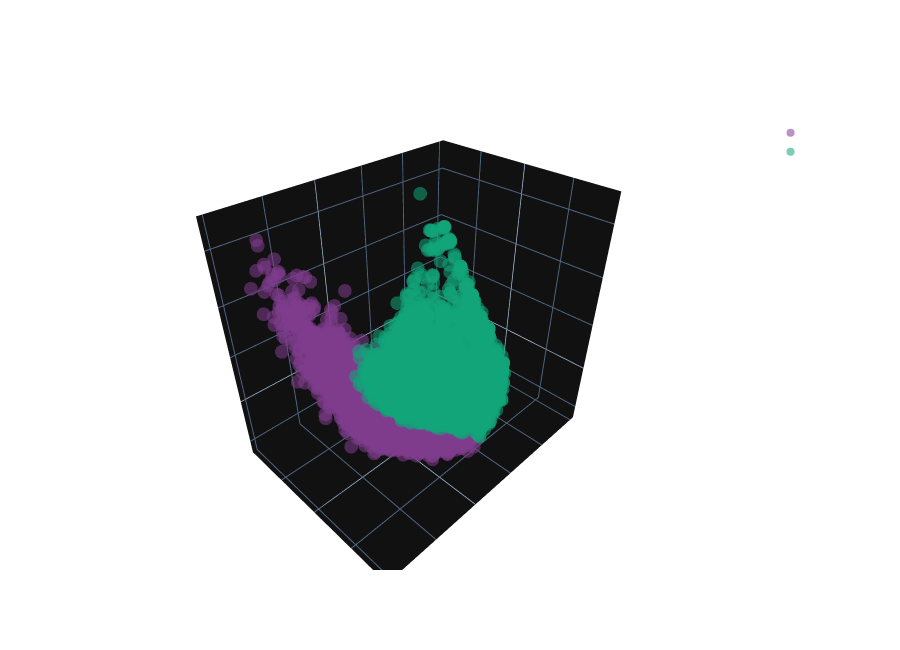

The cell this chart's notebook holds for it:
### Code cell
PCA_SAMPLE = min(20000, len(X_model_df))
idx_pca = np.random.RandomState(RANDOM_STATE).choice(len(X_model_df), PCA_SAMPLE, replace=False)

X_pca_in = X_model_df.iloc[idx_pca].values
y_pca = np.array([tribe_names[l] for l in labels])[idx_pca]

pca = PCA(n_components=3, random_state=RANDOM_STATE)
X_3d = pca.fit_transform(X_pca_in)

print("PCA explained variance ratio:", np.round(pca.explained_variance_ratio_, 3))
print(f"Total variance explained: {pca.explained_variance_ratio_.sum() * 100:.1f}%")

df_pca = pd.DataFrame({
    "PC1": X_3d[:, 0],
    "PC2": X_3d[:, 1],
    "PC3": X_3d[:, 2],
    "Taste Tribe": y_pca
})

fig = px.scatter_3d(
    df_pca, x="PC1", y="PC2", z="PC3", color="Taste Tribe",
    title=f"PCA 3D: Taste Tribes (K={CHOSEN_K})",
    opacity=0.55,
    color_discrete_sequence=px.colors.qualitative.Bold,
)
fig.update_layout(
    template="plotly_dark",
    width=900, height=650,
    paper_bgcolor="rgba(0,0,0,0)",
    plot_bgcolor="rgba(0,0,0,0)",
    font=dict(color="white"),
)
fig.write_html(os.path.join(FIGURES_OUT, "cluster_scatter_pca_3d.html"))
fig.show()
print("Saved: cluster_scatter_pca_3d.html")

### Figure 1 — Plotly figure (JSON) as saved in the notebook; plotly's stock layout.template omitted (floating-point values rounded to 4 significant figures; data arrays with more than 128 entries replaced by an {"elided": "..."} marker saying what was removed)
{"data": [{"hovertemplate": "Taste Tribe=Đa Thể Loại<br>PC1=%{x}<br>PC2=%{y}<br>PC3=%{z}<extra></extra>", "legendgroup": "Đa Thể Loại", "marker": {"color": "rgb(127, 60, 141)", "opacity": 0.55, "symbol": "circle"}, "mode": "markers", "name": "Đa Thể Loại", "scene": "scene", "showlegend": true, "type": "scatter3d", "x": {"elided": "12099 float values"}, "y": {"elided": "12099 float values"}, "z": {"elided": "12099 float values"}}, {"hovertemplate": "Taste Tribe=Ít Hoạt Động<br>PC1=%{x}<br>PC2=%{y}<br>PC3=%{z}<extra></extra>", "legendgroup": "Ít Hoạt Động", "marker": {"color": "rgb(17, 165, 121)", "opacity": 0.55, "symbol": "circle"}, "mode": "markers", "name": "Ít Hoạt Động", "scene": "scene", "showlegend": true, "type": "scatter3d", "x": {"elided": "7901 float values"}, "y": {"elided": "7901 float values"}, "z": {"elided": "7901 float values"}}], "layout": {"font": {"color": "white"}, "height": 650, "legend": {"title": {"text": "Taste Tribe"}, "tracegroupgap": 0}, "paper_bgcolor": "rgba(0,0,0,0)", "plot_bgcolor": "rgba(0,0,0,0)", "scene": {"domain": {"x": [0, 1], "y": [0, 1]}, "xaxis": {"title": {"text": "PC1"}}, "yaxis": {"title": {"text": "PC2"}}, "zaxis": {"title": {"text": "PC3"}}}, "title": {"text": "PCA 3D: Taste Tribes (K=2)"}, "width": 900}}
